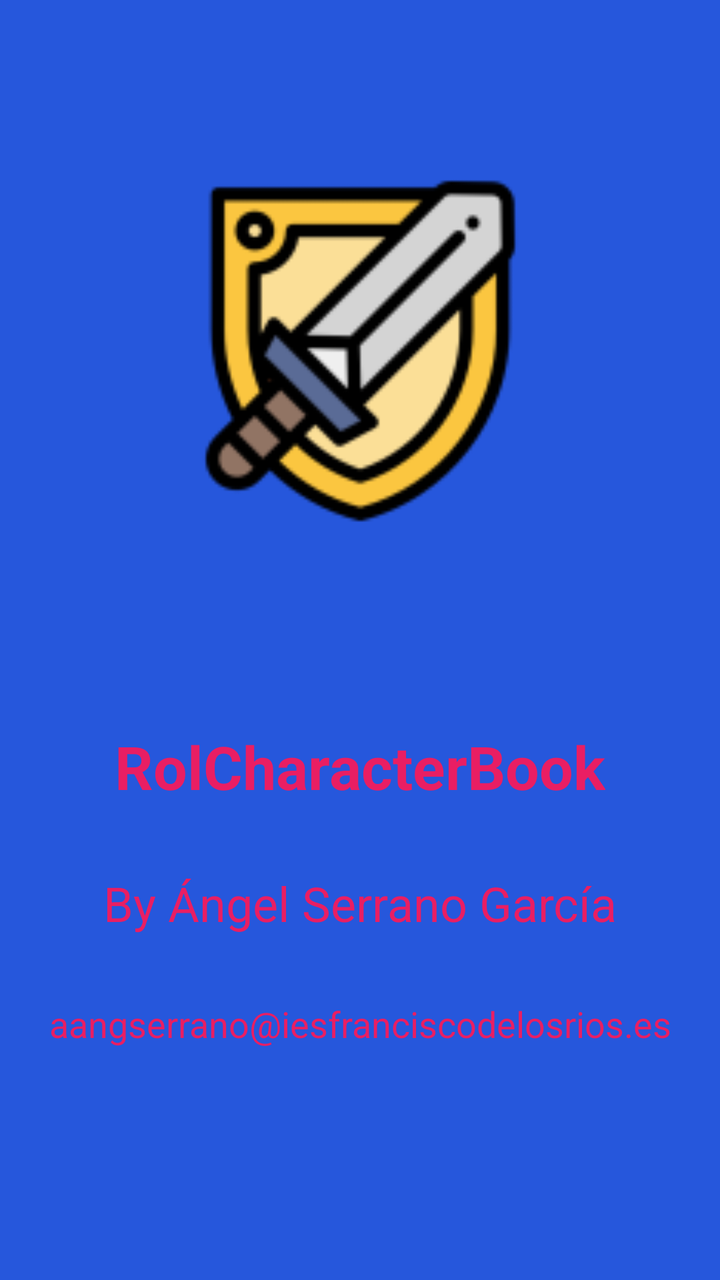
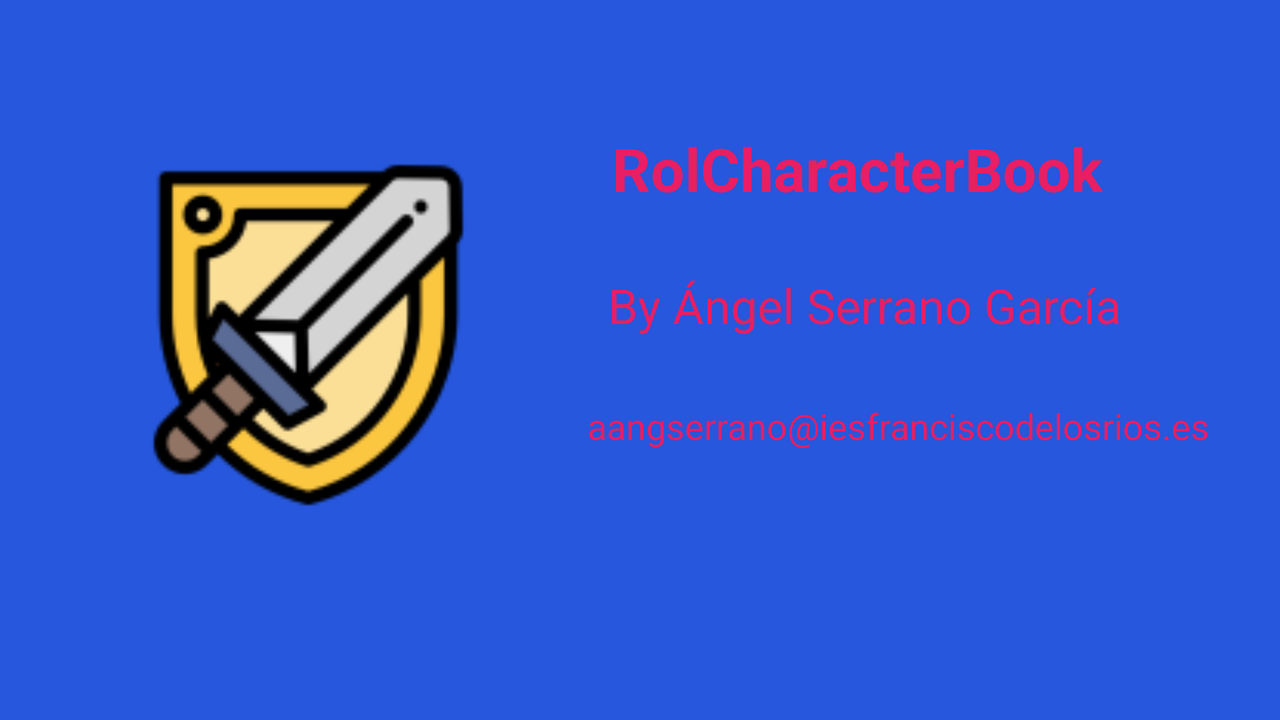

First picture: res/layout/ on a phone held upright. Second picture: the repository's own variant of that layout, on a device whose configuration matches the variant's folder. Source for both follows.
<!-- AndroidManifest.xml: application theme Theme.AppCompat.NoActionBar -->
<!-- res/layout/content_about.xml -->
<?xml version="1.0" encoding="utf-8"?>
<androidx.constraintlayout.widget.ConstraintLayout xmlns:android="http://schemas.android.com/apk/res/android"
    xmlns:app="http://schemas.android.com/apk/res-auto"
    xmlns:tools="http://schemas.android.com/tools"
    android:layout_width="match_parent"
    android:layout_height="match_parent"
    android:background="@color/ic_launcher_background"
    app:layout_behavior="@string/appbar_scrolling_view_behavior">

    <ScrollView
        android:layout_width="match_parent"
        android:layout_height="match_parent">

        <LinearLayout
            android:layout_width="match_parent"
            android:layout_height="wrap_content"
            android:orientation="vertical" >

            <androidx.constraintlayout.widget.ConstraintLayout
                android:layout_width="match_parent"
                android:layout_height="wrap_content">

                <TextView
                    android:id="@+id/textView2"
                    android:layout_width="wrap_content"
                    android:layout_height="wrap_content"
                    android:layout_marginTop="32dp"
                    android:text="@string/creatorName"
                    android:textColor="#E91E63"
                    android:textSize="24sp"
                    app:layout_constraintEnd_toEndOf="parent"
                    app:layout_constraintStart_toStartOf="parent"
                    app:layout_constraintTop_toBottomOf="@+id/textView" />

                <ImageView
                    android:id="@+id/imageView5"
                    android:layout_width="255dp"
                    android:layout_height="247dp"
                    android:layout_marginTop="52dp"
                    android:contentDescription="@string/todo"
                    app:layout_constraintEnd_toEndOf="parent"
                    app:layout_constraintStart_toStartOf="parent"
                    app:layout_constraintTop_toTopOf="parent"
                    app:srcCompat="@mipmap/ic_channel" />

                <TextView
                    android:id="@+id/textView"
                    android:layout_width="wrap_content"
                    android:layout_height="wrap_content"
                    android:layout_marginTop="64dp"
                    android:text="@string/app_name"
                    android:textColor="#E91E63"
                    android:textSize="30sp"
                    android:textStyle="bold"
                    app:layout_constraintEnd_toEndOf="parent"
                    app:layout_constraintStart_toStartOf="parent"
                    app:layout_constraintTop_toBottomOf="@+id/imageView5" />

                <TextView
                    android:id="@+id/textView3"
                    android:layout_width="wrap_content"
                    android:layout_height="wrap_content"
                    android:layout_marginTop="32dp"
                    android:text="@string/emailcontact"
                    android:textColor="#E91E63"
                    android:textSize="18sp"
                    app:layout_constraintEnd_toEndOf="parent"
                    app:layout_constraintStart_toStartOf="parent"
                    app:layout_constraintTop_toBottomOf="@+id/textView2" />

            </androidx.constraintlayout.widget.ConstraintLayout>

        </LinearLayout>
    </ScrollView>


</androidx.constraintlayout.widget.ConstraintLayout>
<!-- resources referenced by this layout -->
<resources>
  <color name="ic_launcher_background">#2657DC</color>
  <!-- mipmap ic_channel: png bitmap (mipmap-xhdpi, 6450 bytes) -->
  <string name="app_name">RolCharacterBook</string>
  <string name="creatorName">By Ángel Serrano García</string>
  <string name="emailcontact" translatable="false">aangserrano@iesfranciscodelosrios.es</string>
  <string name="todo">TODO</string>
</resources>
<!-- res/layout-land/content_about.xml (the repository's variant of the layout above) -->
<!-- drawn on the phone turned sideways -->
<?xml version="1.0" encoding="utf-8"?>
<androidx.constraintlayout.widget.ConstraintLayout xmlns:android="http://schemas.android.com/apk/res/android"
    xmlns:app="http://schemas.android.com/apk/res-auto"
    xmlns:tools="http://schemas.android.com/tools"
    android:layout_width="match_parent"
    android:layout_height="match_parent"
    android:background="@color/ic_launcher_background"
    app:layout_behavior="@string/appbar_scrolling_view_behavior">

    <ScrollView
        android:layout_width="match_parent"
        android:layout_height="match_parent">

        <LinearLayout
            android:layout_width="match_parent"
            android:layout_height="wrap_content"
            android:orientation="vertical" >

            <androidx.constraintlayout.widget.ConstraintLayout
                android:layout_width="match_parent"
                android:layout_height="wrap_content">

                <TextView
                    android:id="@+id/textView2"
                    android:layout_width="wrap_content"
                    android:layout_height="wrap_content"
                    android:layout_marginTop="32dp"
                    android:text="@string/creatorName"
                    android:textColor="#E91E63"
                    android:textSize="24sp"
                    app:layout_constraintEnd_toEndOf="parent"
                    app:layout_constraintHorizontal_bias="0.793"
                    app:layout_constraintStart_toStartOf="parent"
                    app:layout_constraintTop_toBottomOf="@+id/textView" />

                <ImageView
                    android:id="@+id/imageView5"
                    android:layout_width="255dp"
                    android:layout_height="247dp"
                    android:layout_marginTop="44dp"
                    android:contentDescription="@string/todo"
                    app:layout_constraintEnd_toEndOf="parent"
                    app:layout_constraintHorizontal_bias="0.069"
                    app:layout_constraintStart_toStartOf="parent"
                    app:layout_constraintTop_toTopOf="parent"
                    app:srcCompat="@mipmap/ic_channel" />

                <TextView
                    android:id="@+id/textView"
                    android:layout_width="wrap_content"
                    android:layout_height="wrap_content"
                    android:layout_marginTop="64dp"
                    android:text="@string/app_name"
                    android:textColor="#E91E63"
                    android:textSize="30sp"
                    android:textStyle="bold"
                    app:layout_constraintEnd_toEndOf="parent"
                    app:layout_constraintHorizontal_bias="0.775"
                    app:layout_constraintStart_toStartOf="parent"
                    app:layout_constraintTop_toTopOf="parent" />

                <TextView
                    android:id="@+id/textView3"
                    android:layout_width="wrap_content"
                    android:layout_height="wrap_content"
                    android:layout_marginTop="32dp"
                    android:text="@string/emailcontact"
                    android:textColor="#E91E63"
                    android:textSize="18sp"
                    app:layout_constraintEnd_toEndOf="parent"
                    app:layout_constraintHorizontal_bias="0.893"
                    app:layout_constraintStart_toStartOf="parent"
                    app:layout_constraintTop_toBottomOf="@+id/textView2" />

            </androidx.constraintlayout.widget.ConstraintLayout>

        </LinearLayout>
    </ScrollView>


</androidx.constraintlayout.widget.ConstraintLayout>
